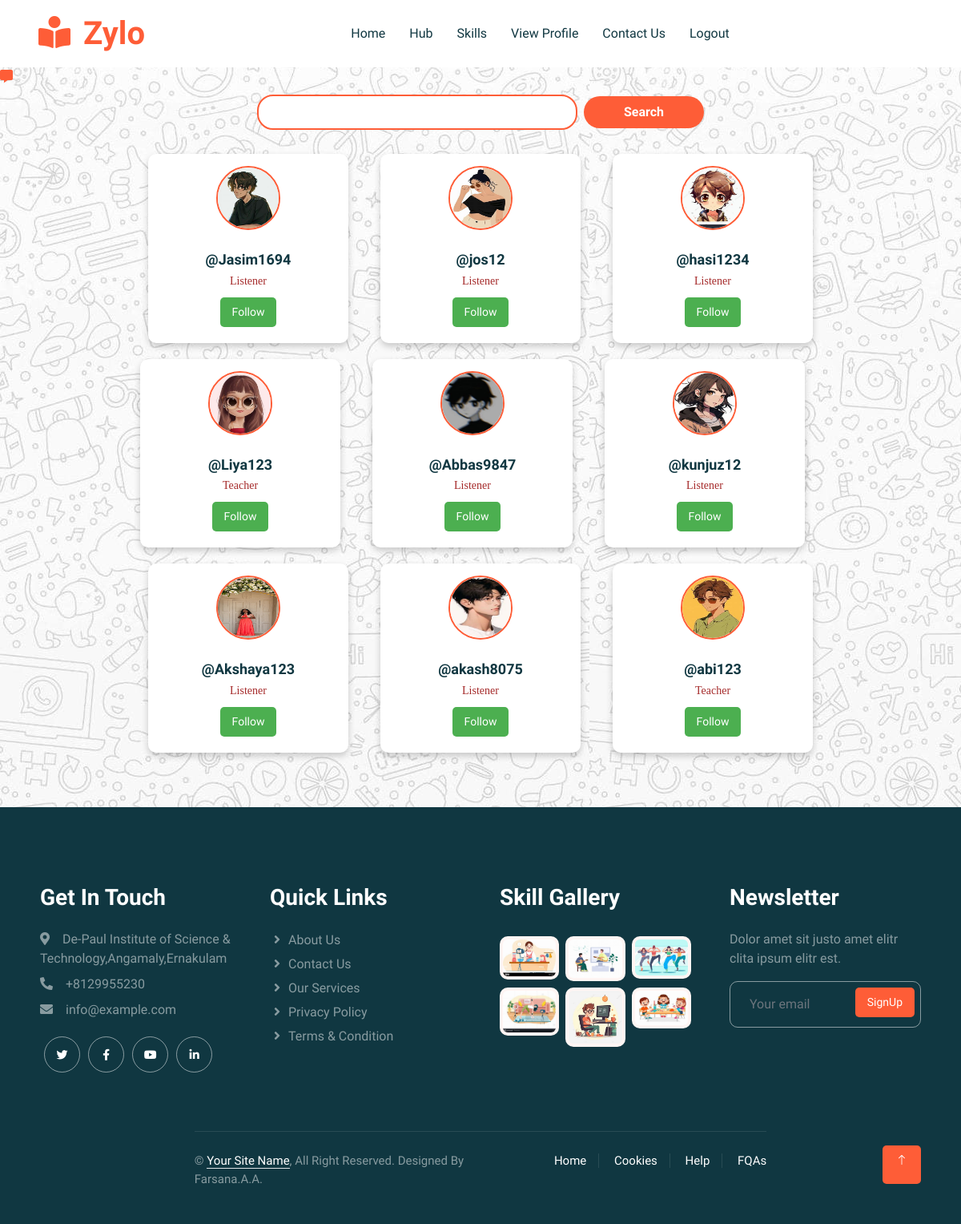
/view_profiles (signed in), run on the app's committed database.
### userapp/models.py (models this page shows)
class Register(AbstractUser):
    usertype = models.CharField(max_length=50,default="admin")
    contact = models.IntegerField(null=True)
    image = models.ImageField(upload_to='uploads/',null=True)
    bio = models.TextField(max_length=500,null=True)
    interests = models.TextField(max_length=100,null=True)
    skills = models.TextField(max_length=100,null=True)
    proof_document = models.FileField(upload_to='proof_videos/', null=True, blank=True)  # Accepts videos)
    is_listener = models.BooleanField(default=False)
    is_teacher = models.BooleanField(default=False)
    gender = models.CharField(max_length=50,null=True)
    full_name = models.CharField(max_length=100, null=True)
    is_approved = models.BooleanField(default=True)
    followers = models.ManyToManyField("self", symmetrical=False, related_name="following", blank=True)

### userapp/views.py (the view, shortened to what this page needs)
# urls.py: path('view_profiles',views.view_profiles,name="view_profiles"),
def view_profiles(request):
    current_user = request.user
    query = request.GET.get('q', '')
    users = Register.objects.exclude(id=current_user.id).exclude(is_superuser=True)
    for user in users:
        user.is_following = Message.objects.filter(follower=current_user, followee=user, is_following=True).exists()
    return render(request, 'view_profiles.html', {'users': users, 'query': query})

### userapp/templates/view_profiles.html (shortened to what this page needs)
{% load static %}
{% include 'header.html' %}
<link rel="stylesheet" href="{% static 'css/profiles.css' %}">
<link rel="stylesheet" href="{% static 'css/chatlist.css' %}">
<div class="message-icon-container">
    <a href="{% url 'chat_list' %}" class="message-icon">
        <i class="fas fa-comment-alt"></i>
    </a>
</div>
<form method="GET" action="{% url 'view_profiles' %}" class="search-form">
    <div class="search-container">
    <input type="text" name="q" placeholder="" value="{{ request.GET.q }}" class="search-input">
    <button type="submit" class="search-button">Search</button>
    </div>
    </form>
<div class="container">
    {% for user in users %}
    <a href="{% url 'followeprofile_view' user.id %}" class="profile-card-link">
        <div class="profile-card">
            {% if user.image %}
                <img class="rounded-circle profile-img mb-3" src="{{ user.image.url }}" alt="User Profile Picture">
            {% else %}
                <img class="rounded-circle profile-img mb-3" src="{% static 'img/u1.jpeg' %}" alt="User Profile Picture">
            {% endif %}
            <h3>@{{ user.username }}</h3>
            {% if user.is_listener %}
                <p> Listener</p>
            {% endif %}
            {% if user.is_teacher %}
                <p>Teacher</p>
            {% endif %}
        </a>
        {% if user.is_following %}
            <p>Following</p>
            <a href="{% url 'message_user' user.id %}"><button class="btn message-btn">Message</button></a>
            <form method="post" action="{% url 'follow' user.id %}">
                {% csrf_token %}
                <button type="submit" class="btn unfollow-btn">Unfollow</button>
            </form>
        {% else %}
            <form method="post" action="{% url 'follow' user.id %}">
                <button type="submit" class="btn follow-btn">Follow</button>
            </form>
        {% endif %}
    </div>
{% empty %}
    <p>No users found.</p>
{% endfor %}
{% include 'footer.html' %}

### userapp/static/css/style.css (style rules this page uses)
:root { --primary: #FE5D37; --light: #FFF5F3; --dark: #103741; }
.btn { font-weight: 500; transition: .5s; }
h1, h2, h3, h4, .h1, .h2, .h3, .h4, .display-1, .display-2, .display-3, .display-4, .display-5, .display-6 { font-family: 'Lobster Two', cursive; font-weight: 700; }

### userapp/static/css/profiles.css (style rules this page uses)
.container { display: flex; flex-wrap: wrap; gap: 20px; justify-content: center; padding: 20px; }
.profile-card { width: 250px; padding: 15px; border-radius: 10px; background: #fff; box-shadow: 0 4px 8px rgba(0,0,0,0.2); text-align: center; transition: transform 0.3s ease, box-shadow 0.3s ease; }
.profile-card img { width: 80px; height: 80px; border-radius: 50%; border: 2px solid #fe5d37; }
.profile-card h3 { margin: 10px 0 5px; font-size: 18px; }
.profile-card p { color: brown; font-size: 14px; margin: 5px 0; font-family: Georgia, 'Times New Roman', Times, serif; }
.btn { display: inline-block; padding: 8px 15px; margin: 5px; font-size: 14px; color: white; border: none; cursor: pointer; border-radius: 5px; transition: 0.3s; }
.follow-btn { background-color: #4CAF50; }
.search-container { display: flex; align-items: center; justify-content: center; margin: 10px 0; }
.search-container input { width: 400px; padding: 8px 12px; border: 2px solid #fe5d37; border-radius: 20px; outline: none; font-size: 16px; transition: 0.3s; }
.search-container button { padding: 8px 50px; margin-left: 8px; border: none; background-color: #fe5d37; color: white; font-size: 16px; font-weight: bold; cursor: pointer; border-radius: 20px; transition: 0.3s; }

### data on the page
Register: image (picture), username "Jasim1694", is_listener "Listener", shows "Follow"
Register: image (picture), username "jos12", is_listener "Listener", shows "Follow"
Register: image (picture), username "hasi1234", is_listener "Listener", shows "Follow"
Register: image (picture), username "Liya123", is_teacher "Teacher", shows "Follow"
Register: image (picture), username "Abbas9847", is_listener "Listener", shows "Follow"
Register: image (picture), username "kunjuz12", is_listener "Listener", shows "Follow"
Register: image (picture), username "Akshaya123", is_listener "Listener", shows "Follow"
Register: image (picture), username "akash8075", is_listener "Listener", shows "Follow"
Register: image (picture), username "abi123", is_teacher "Teacher", shows "Follow"
